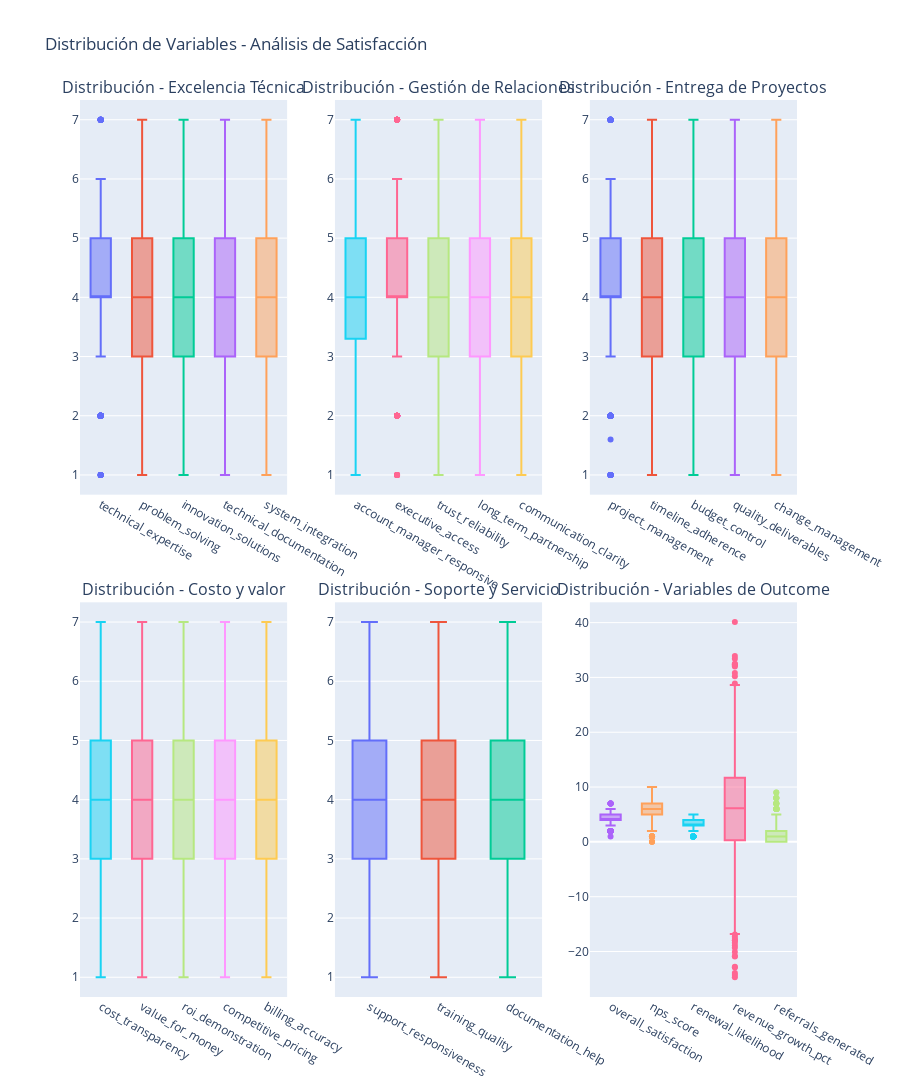

Write notebook code for a chart like this one.
### Code cell
# Visualizacion de variables usando Plotly
def create_interactive_boxplots(data, variable_groups, titles):
    n_rows = 2
    n_cols = 3
    fig = make_subplots(
        rows=n_rows, cols=n_cols,
        subplot_titles=titles,
        vertical_spacing=0.12
    )
    
    iter = 0
    for r in range(n_rows):
        for c in range(n_cols):
            # Grupo X
            for i, var in enumerate(variable_groups[iter]):
                fig.add_trace(
                    go.Box(y=data[var], name=var, showlegend=False),
                    row=r+1, col=c+1
                )
            iter+=1

    fig.update_layout(
        height=1200,
        title_text="Distribución de Variables - Análisis de Satisfacción",
        showlegend=False
    )
    
    return fig

# visualizacion
variable_groups = [
    technical_vars,
    relationship_vars,
    project_vars,
    value_vars,
    support_vars,
    outcome_vars
]

titles = [
    'Distribución - Excelencia Técnica',
    'Distribución - Gestión de Relaciones', 
    'Distribución - Entrega de Proyectos', 
    'Distribución - Costo y valor', 
    'Distribución - Soporte y Servicio', 
    'Distribución - Variables de Outcome',
]

fig = create_interactive_boxplots(data_imputed, variable_groups, titles)
fig.show()

### Figure 1 — Plotly figure (JSON) as saved in the notebook; plotly's stock layout.template omitted (floating-point values rounded to 4 significant figures; data arrays with more than 128 entries replaced by an {"elided": "..."} marker saying what was removed)
{"data": [{"name": "technical_expertise", "showlegend": false, "type": "box", "xaxis": "x", "y": {"elided": "3400 float values"}, "yaxis": "y"}, {"name": "problem_solving", "showlegend": false, "type": "box", "xaxis": "x", "y": {"elided": "3400 float values"}, "yaxis": "y"}, {"name": "innovation_solutions", "showlegend": false, "type": "box", "xaxis": "x", "y": {"elided": "3400 float values"}, "yaxis": "y"}, {"name": "technical_documentation", "showlegend": false, "type": "box", "xaxis": "x", "y": {"elided": "3400 float values"}, "yaxis": "y"}, {"name": "system_integration", "showlegend": false, "type": "box", "xaxis": "x", "y": {"elided": "3400 float values"}, "yaxis": "y"}, {"name": "account_manager_responsive", "showlegend": false, "type": "box", "xaxis": "x2", "y": {"elided": "3400 float values"}, "yaxis": "y2"}, {"name": "executive_access", "showlegend": false, "type": "box", "xaxis": "x2", "y": {"elided": "3400 float values"}, "yaxis": "y2"}, {"name": "trust_reliability", "showlegend": false, "type": "box", "xaxis": "x2", "y": {"elided": "3400 float values"}, "yaxis": "y2"}, {"name": "long_term_partnership", "showlegend": false, "type": "box", "xaxis": "x2", "y": {"elided": "3400 float values"}, "yaxis": "y2"}, {"name": "communication_clarity", "showlegend": false, "type": "box", "xaxis": "x2", "y": {"elided": "3400 float values"}, "yaxis": "y2"}, {"name": "project_management", "showlegend": false, "type": "box", "xaxis": "x3", "y": {"elided": "3400 float values"}, "yaxis": "y3"}, {"name": "timeline_adherence", "showlegend": false, "type": "box", "xaxis": "x3", "y": {"elided": "3400 float values"}, "yaxis": "y3"}, {"name": "budget_control", "showlegend": false, "type": "box", "xaxis": "x3", "y": {"elided": "3400 float values"}, "yaxis": "y3"}, {"name": "quality_deliverables", "showlegend": false, "type": "box", "xaxis": "x3", "y": {"elided": "3400 float values"}, "yaxis": "y3"}, {"name": "change_management", "showlegend": false, "type": "box", "xaxis": "x3", "y": {"elided": "3400 float values"}, "yaxis": "y3"}, {"name": "cost_transparency", "showlegend": false, "type": "box", "xaxis": "x4", "y": {"elided": "3400 float values"}, "yaxis": "y4"}, {"name": "value_for_money", "showlegend": false, "type": "box", "xaxis": "x4", "y": {"elided": "3400 float values"}, "yaxis": "y4"}, {"name": "roi_demonstration", "showlegend": false, "type": "box", "xaxis": "x4", "y": {"elided": "3400 float values"}, "yaxis": "y4"}, {"name": "competitive_pricing", "showlegend": false, "type": "box", "xaxis": "x4", "y": {"elided": "3400 float values"}, "yaxis": "y4"}, {"name": "billing_accuracy", "showlegend": false, "type": "box", "xaxis": "x4", "y": {"elided": "3400 float values"}, "yaxis": "y4"}, {"name": "support_responsiveness", "showlegend": false, "type": "box", "xaxis": "x5", "y": {"elided": "3400 float values"}, "yaxis": "y5"}, {"name": "training_quality", "showlegend": false, "type": "box", "xaxis": "x5", "y": {"elided": "3400 float values"}, "yaxis": "y5"}, {"name": "documentation_help", "showlegend": false, "type": "box", "xaxis": "x5", "y": {"elided": "3400 float values"}, "yaxis": "y5"}, {"name": "overall_satisfaction", "showlegend": false, "type": "box", "xaxis": "x6", "y": {"elided": "3400 float values"}, "yaxis": "y6"}, {"name": "nps_score", "showlegend": false, "type": "box", "xaxis": "x6", "y": {"elided": "3400 float values"}, "yaxis": "y6"}, {"name": "renewal_likelihood", "showlegend": false, "type": "box", "xaxis": "x6", "y": {"elided": "3400 float values"}, "yaxis": "y6"}, {"name": "revenue_growth_pct", "showlegend": false, "type": "box", "xaxis": "x6", "y": {"elided": "3400 float values"}, "yaxis": "y6"}, {"name": "referrals_generated", "showlegend": false, "type": "box", "xaxis": "x6", "y": {"elided": "3400 float values"}, "yaxis": "y6"}], "layout": {"annotations": [{"font": {"size": 16}, "showarrow": false, "text": "Distribución - Excelencia Técnica", "x": 0.1444, "xanchor": "center", "xref": "paper", "y": 1, "yanchor": "bottom", "yref": "paper"}, {"font": {"size": 16}, "showarrow": false, "text": "Distribución - Gestión de Relaciones", "x": 0.5, "xanchor": "center", "xref": "paper", "y": 1, "yanchor": "bottom", "yref": "paper"}, {"font": {"size": 16}, "showarrow": false, "text": "Distribución - Entrega de Proyectos", "x": 0.8556, "xanchor": "center", "xref": "paper", "y": 1, "yanchor": "bottom", "yref": "paper"}, {"font": {"size": 16}, "showarrow": false, "text": "Distribución - Costo y valor", "x": 0.1444, "xanchor": "center", "xref": "paper", "y": 0.44, "yanchor": "bottom", "yref": "paper"}, {"font": {"size": 16}, "showarrow": false, "text": "Distribución - Soporte y Servicio", "x": 0.5, "xanchor": "center", "xref": "paper", "y": 0.44, "yanchor": "bottom", "yref": "paper"}, {"font": {"size": 16}, "showarrow": false, "text": "Distribución - Variables de Outcome", "x": 0.8556, "xanchor": "center", "xref": "paper", "y": 0.44, "yanchor": "bottom", "yref": "paper"}], "height": 1200, "showlegend": false, "title": {"text": "Distribución de Variables - Análisis de Satisfacción"}, "xaxis": {"anchor": "y", "domain": [0, 0.2889]}, "xaxis2": {"anchor": "y2", "domain": [0.3556, 0.6444]}, "xaxis3": {"anchor": "y3", "domain": [0.7111, 1]}, "xaxis4": {"anchor": "y4", "domain": [0, 0.2889]}, "xaxis5": {"anchor": "y5", "domain": [0.3556, 0.6444]}, "xaxis6": {"anchor": "y6", "domain": [0.7111, 1]}, "yaxis": {"anchor": "x", "domain": [0.56, 1]}, "yaxis2": {"anchor": "x2", "domain": [0.56, 1]}, "yaxis3": {"anchor": "x3", "domain": [0.56, 1]}, "yaxis4": {"anchor": "x4", "domain": [0, 0.44]}, "yaxis5": {"anchor": "x5", "domain": [0, 0.44]}, "yaxis6": {"anchor": "x6", "domain": [0, 0.44]}}}
